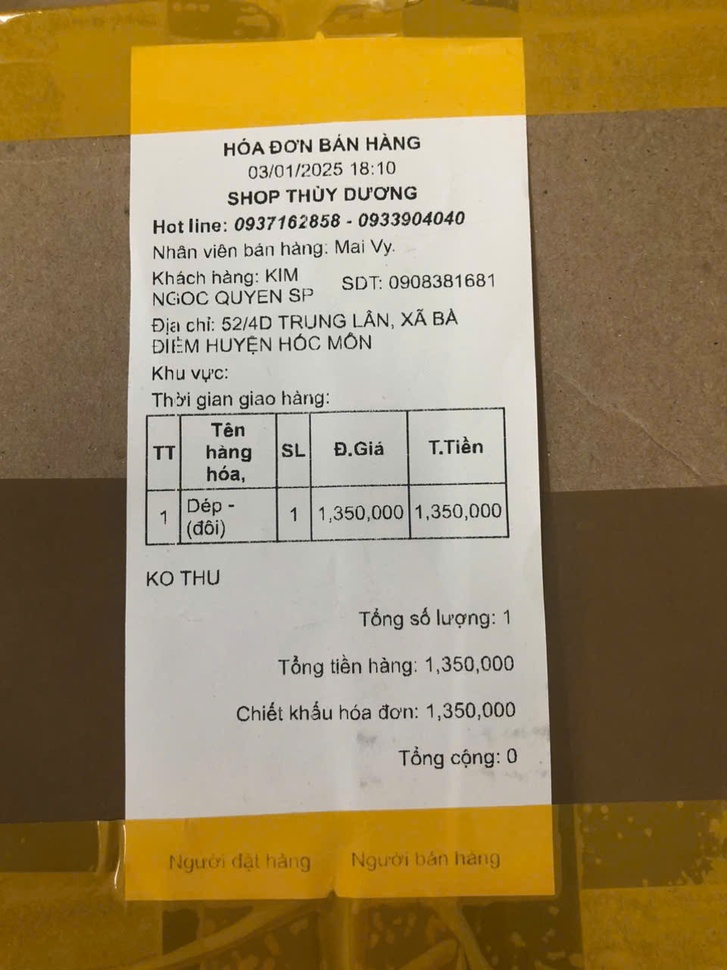
#> input picture api/test/data/image001.jpg, 727 x 970 px, shrunk from 960 x 1280 before the run
$ python -i helper.py   (imports and definitions only)   (older library calls are emulated)
#> lines starting #> are read from the running program, lines starting #| are printed output that depends on the picture
#> further down, picture is the input picture: shape (970, 727, 3); mean B, G, R 91.5, 132.5, 153.2
import math

import cv2
import numpy as np
from skimage.filters import threshold_sauvola


# [217 lines left out: functions grayscale, invert, angle_between_points, correct_polygon, detect_and_crop_invoice, remove_tape and 1 more, not called in this run]


def remove_shadow(image):

    rgb_planes = cv2.split(image)

    result_planes = []
    result_threshold_planes = []
    for plane in rgb_planes:
        # Dilate the image, in order to get rid of the text
        dilated_img = cv2.dilate(plane, np.ones((7, 7), np.uint8))

        # Median blur the result with a decent sized kernel to further suppress any text.
        bg_img = cv2.medianBlur(dilated_img, 21)

        # Since we want black on white, we invert the result
        diff_img = 255 - cv2.absdiff(plane, bg_img)

        # Normalize the image, so that we use the full dynamic range.
        norm_img = diff_img.copy()  # Needed for 3.x compatibility
        cv2.normalize(
            diff_img,
            norm_img,
            alpha=0,
            beta=255,
            norm_type=cv2.NORM_MINMAX,
            dtype=cv2.CV_8UC1,
        )

        # At this point we still have the paper somewhat gray. We can truncate that away, and re-normalize the image.
        _, thr_img = cv2.threshold(norm_img, 230, 0, cv2.THRESH_TRUNC)
        cv2.normalize(
            thr_img,
            thr_img,
            alpha=0,
            beta=255,
            norm_type=cv2.NORM_MINMAX,
            dtype=cv2.CV_8UC1,
        )

        result_planes.append(diff_img)
        result_threshold_planes.append(thr_img)
#> this loop made 3 passes
#> pass 1, in remove_shadow, `dilated_img = cv2.dilate(plane, np.ones((7, 7), np.uint8))`:
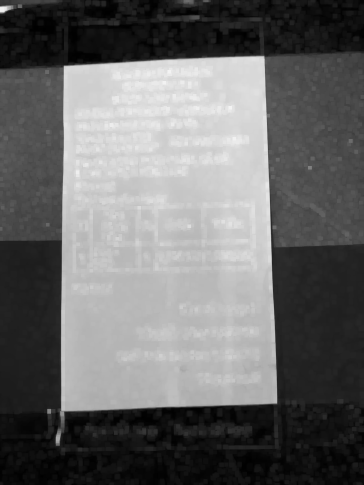
#> dilated_img: shape (970, 727) (shown at 1/2 size); min 0, max 243, mean 104.7
#> pass 1, in remove_shadow, `diff_img = 255 - cv2.absdiff(plane, bg_img)`:
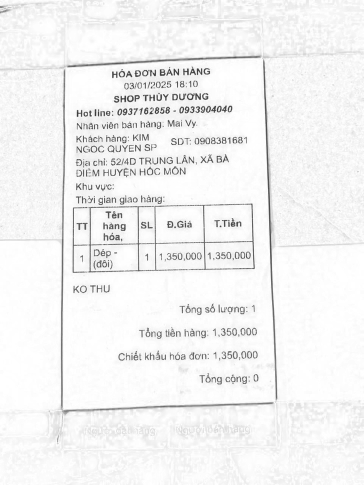
#> diff_img: shape (970, 727) (shown at 1/2 size); min 34, max 255, mean 242.1
#> pass 1, in remove_shadow, `_, thr_img = cv2.threshold(norm_img, 230, 0, cv2.THRESH_TRUNC)`:
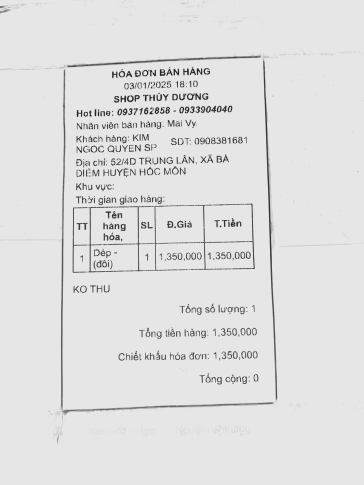
#> thr_img: shape (970, 727) (shown at 1/2 size); min 0, max 230, mean 223.7
#> after the loop:
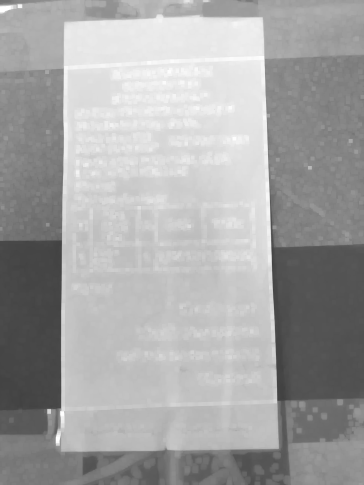
#> dilated_img: shape (970, 727) (shown at 1/2 size); min 65, max 255, mean 164.9
#> after the loop:
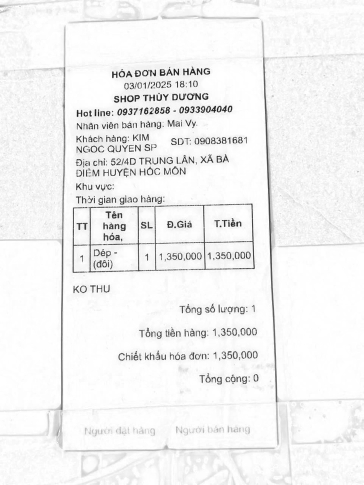
#> norm_img: shape (970, 727) (shown at 1/2 size); min 0, max 255, mean 242
#> after the loop, result_planes = 3 items; result_threshold_planes = 3 items

    result = cv2.merge(result_planes)
    result_thresh = cv2.merge(result_threshold_planes)
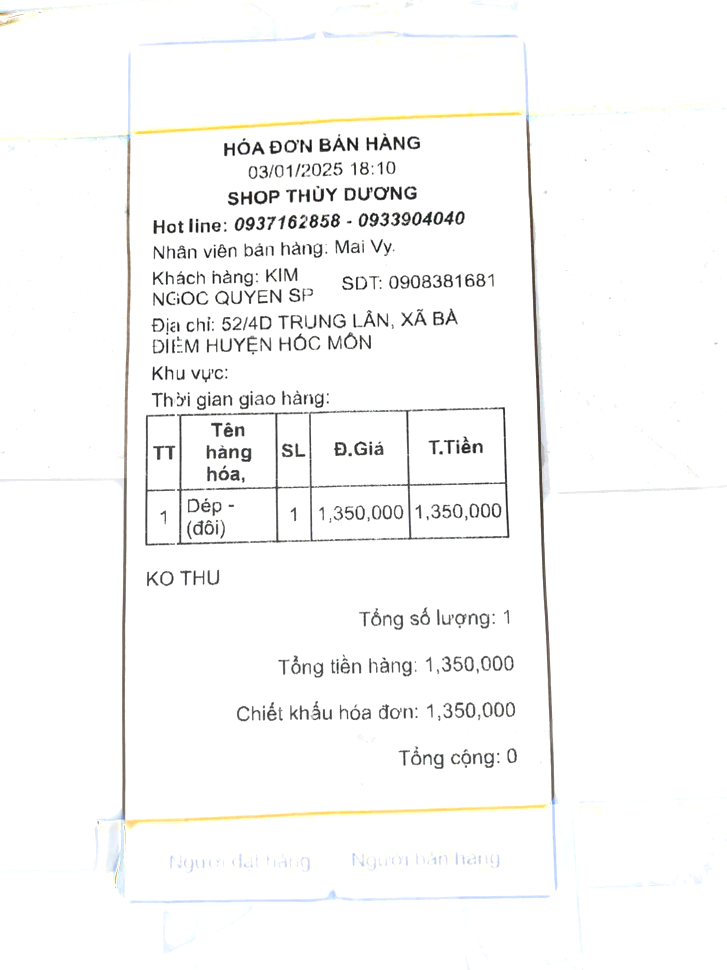
#> result_thresh: shape (970, 727, 3); mean of channels 0, 1, 2 248, 248.5, 248.6; drawn as B, G, R

    return result_thresh


# [134 lines left out: functions denoise, lighten_text, thicken_text, get_rotation_angle, rotate_image, deskew_image, not called in this run]

>>> import cv2
>>> picture = cv2.imread('../../test/data/image001.jpg')
>>> result = remove_shadow(picture)

$ run again, on api/test/data/image002.jpg
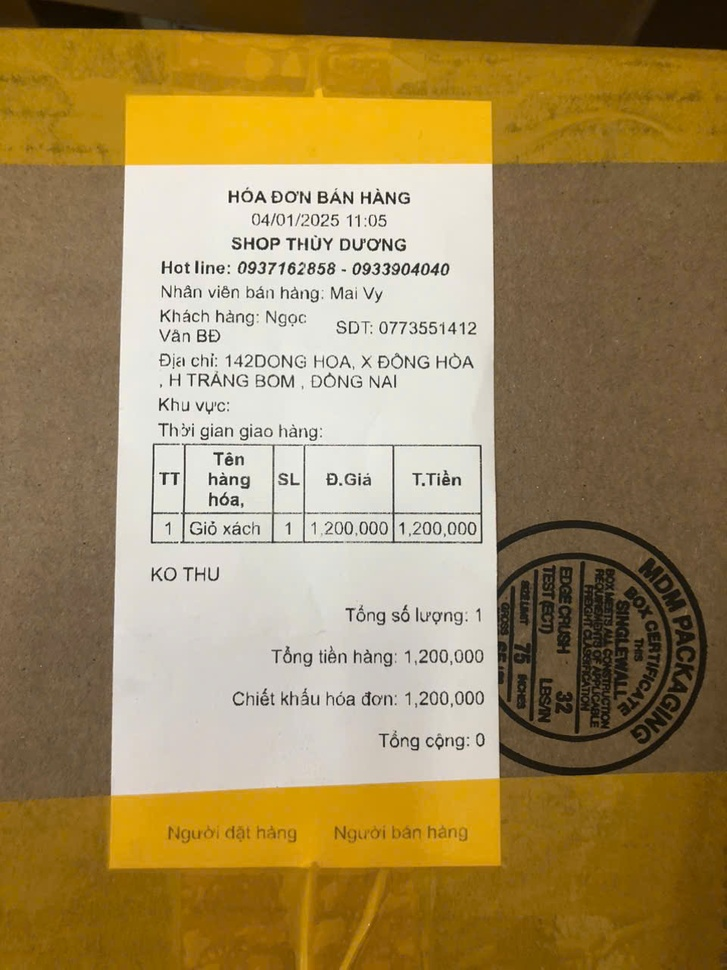
#> input picture api/test/data/image002.jpg, 727 x 970 px, shrunk from 960 x 1280 before the run
#> picture is the input picture: shape (970, 727, 3); mean B, G, R 90.2, 136.3, 159.1
#> the loop in remove_shadow, `for plane in rgb_planes:` made 3 passes
#> after the loop in remove_shadow, `for plane in rgb_planes:`:
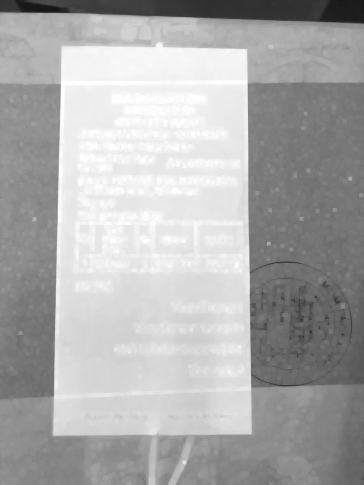
#> dilated_img: shape (970, 727) (shown at 1/2 size); min 20, max 255, mean 172.1
#> after the loop in remove_shadow, `for plane in rgb_planes:`: result_planes = 3 items
#> in remove_shadow, `result = cv2.merge(result_planes)`:
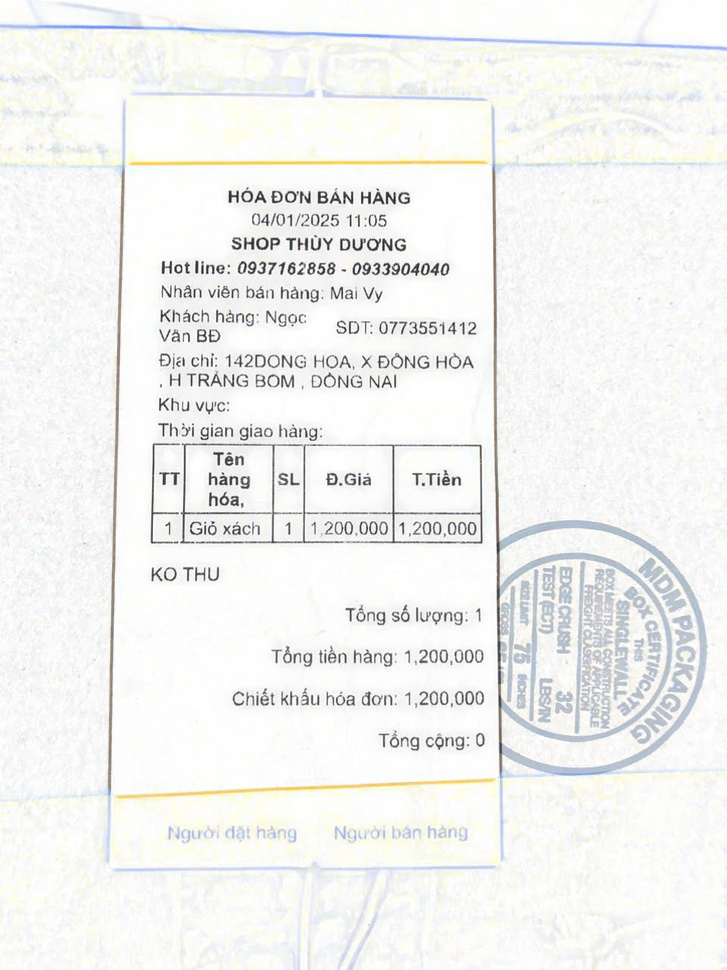
#> result: shape (970, 727, 3); mean of channels 0, 1, 2 240.9, 242.5, 242; drawn as B, G, R

$ run again, on api/test/data/image003.jpg
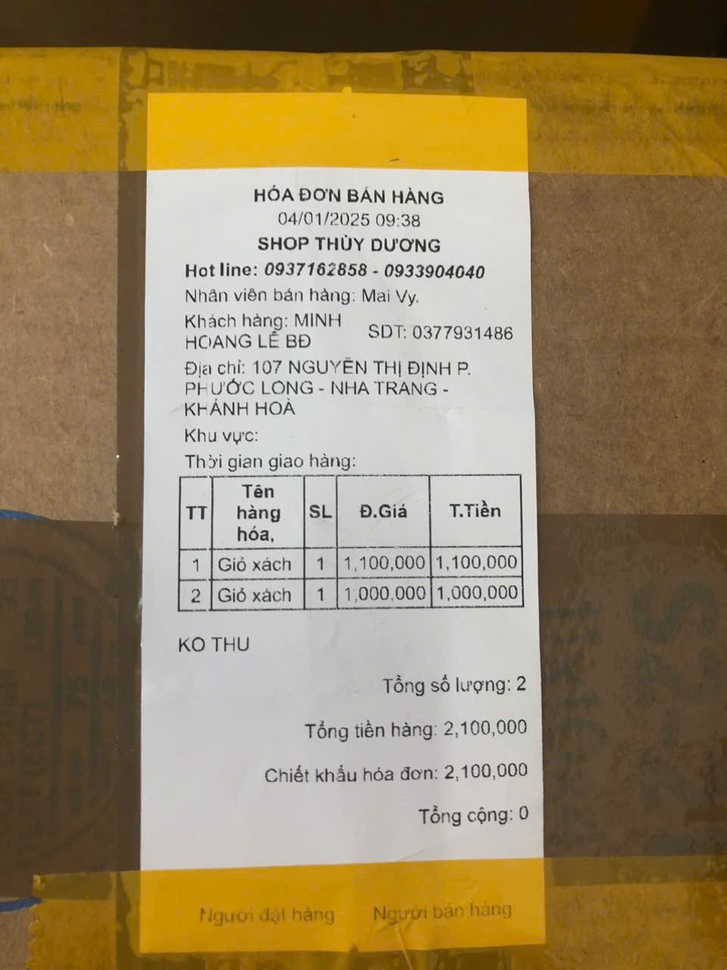
#> input picture api/test/data/image003.jpg, 727 x 970 px, shrunk from 960 x 1280 before the run
#> picture is the input picture: shape (970, 727, 3); mean B, G, R 98.1, 133.4, 152.3
#> the loop in remove_shadow, `for plane in rgb_planes:` made 3 passes
#> after the loop in remove_shadow, `for plane in rgb_planes:`:
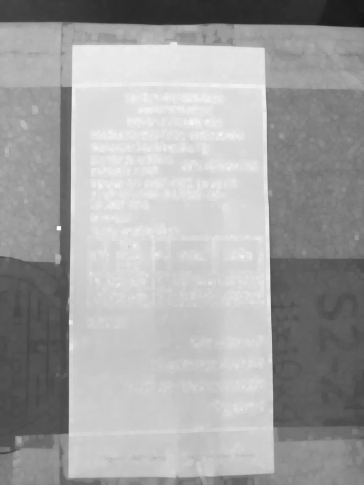
#> dilated_img: shape (970, 727) (shown at 1/2 size); min 21, max 255, mean 163.4
#> after the loop in remove_shadow, `for plane in rgb_planes:`: result_planes = 3 items
#> in remove_shadow, `result = cv2.merge(result_planes)`:
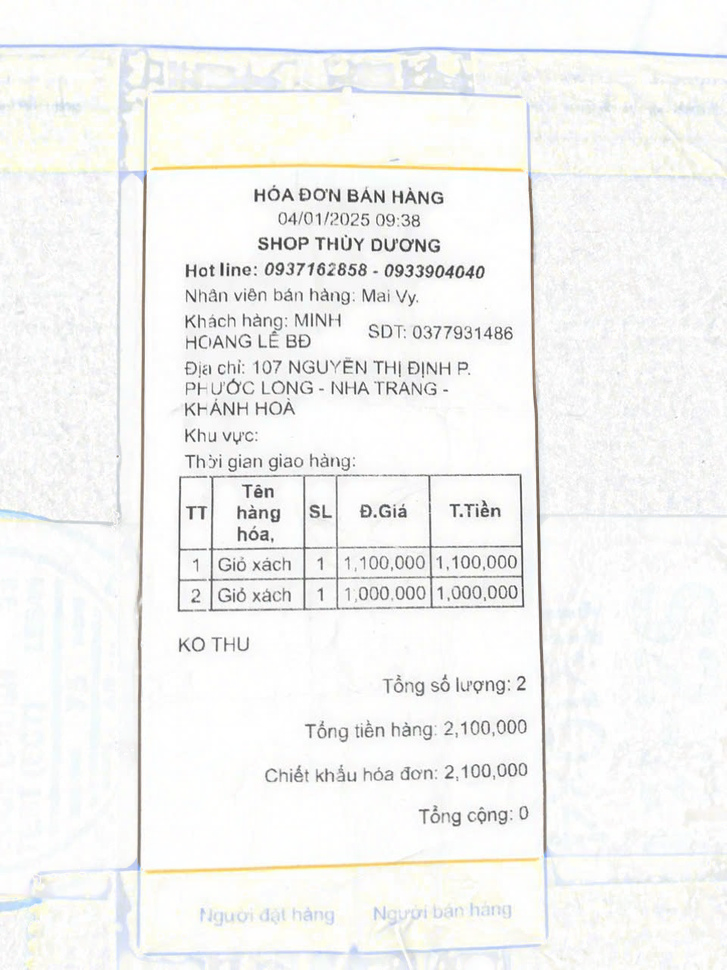
#> result: shape (970, 727, 3); mean of channels 0, 1, 2 242.8, 244.3, 243.9; drawn as B, G, R
